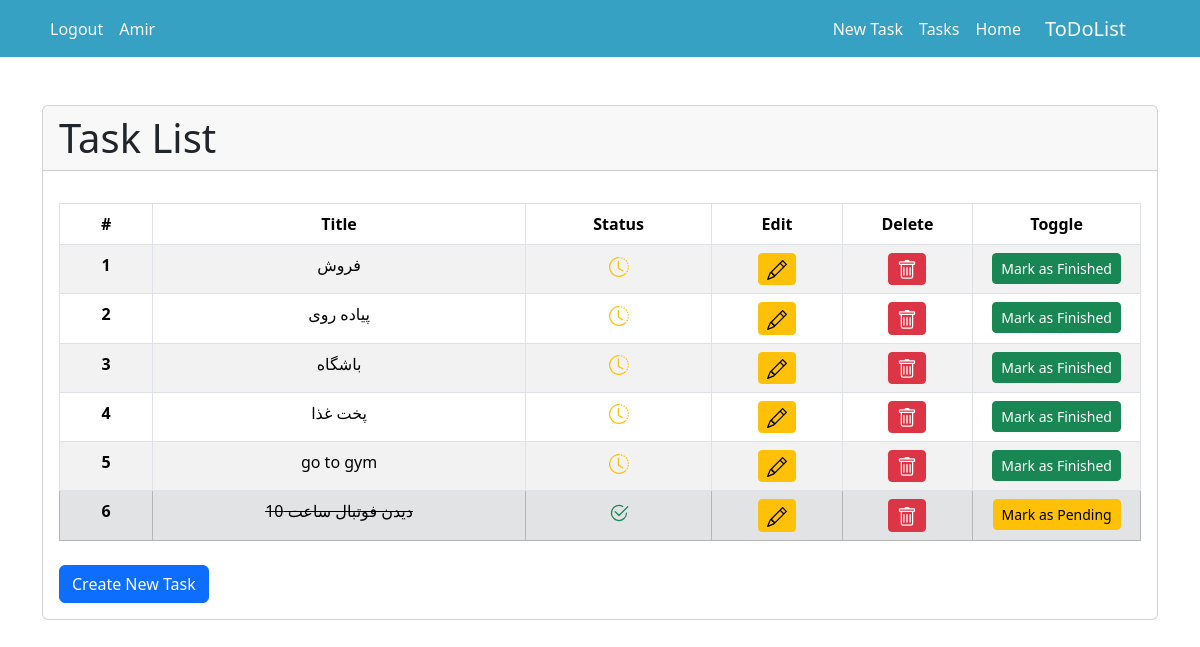
Page /tasks/ (signed in) on the earlier database version.
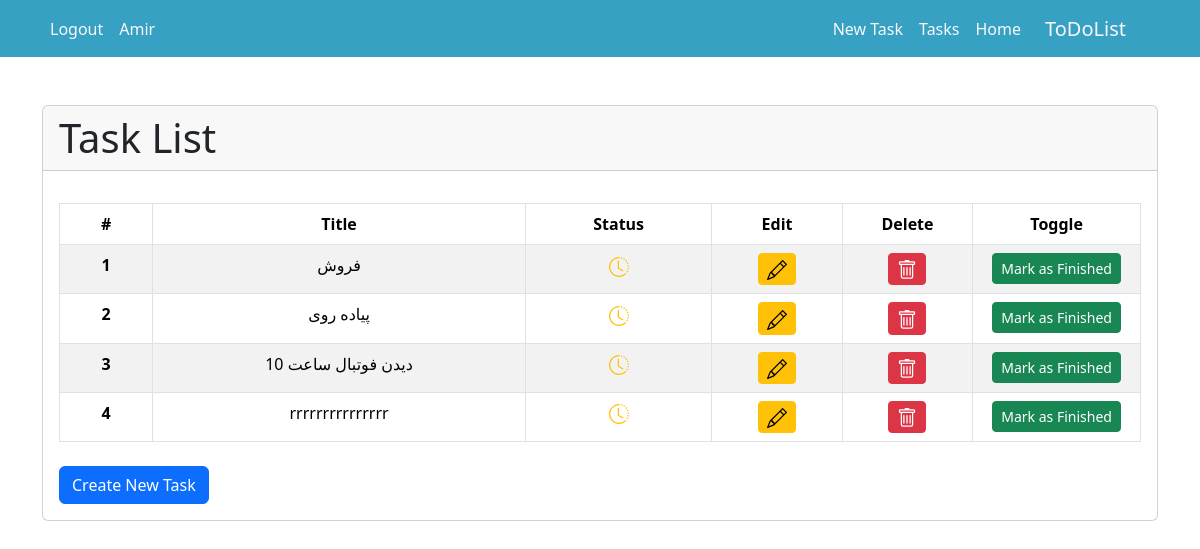
Same page on the later database version.
### accounts/models.py (models this page shows)
class CustomUser(AbstractUser):
    pass

### tasks/models.py (models this page shows, shortened)
class Task(models.Model):
    STATUS_CHOICES = (
        ('p', 'In Progress'),
        ('d', 'Done'),
    )
    user = models.ForeignKey(get_user_model(), on_delete=models.CASCADE)
    title = models.CharField(max_length=600)
    status = models.CharField(choices=STATUS_CHOICES, max_length=1, default=STATUS_CHOICES[0][0])
    datetime_created = models.DateTimeField(auto_now_add=True)
    datetime_modified = models.DateTimeField(auto_now=True)

### tasks/views.py (the view)
# urls.py: path('tasks/', task_list_view, name='task_list'),
@login_required
def task_list_view(request):
    tasks = Task.objects.filter(user=request.user).order_by('-status')
    return render(request, 'tasks/task_list.html', context={
        'tasks': tasks,
    })

### tasks/templates/tasks/task_list.html (shortened to what this page needs)
{% extends '_base.html' %}
{% block content %}
    <div class="container mt-5">
        <div class="card">
            <div class="card-header">
                <h1 class="mb-0">Task List</h1>
            </div>
            <div class="card-body mt-3">
                <table class="table table-striped table-bordered table-responsive-lg text-center">
                    <thead>
                        <tr>
                            <th scope="col" style="width: 50px;">#</th>
                            <th scope="col" style="width: 200px;">Title</th>
                            <th scope="col" style="width: 100px;">Status</th>
                            <th scope="col" style="width: 70px;">Edit</th>
                            <th scope="col" style="width: 70px;">Delete</th>
                            <th scope="col" style="width: 70px;">Toggle</th>
                        </tr>
                    </thead>
                    <tbody>
                        {% for task in tasks %}
                            <tr {% if task.status != 'p' %}class="table-secondary"{% endif %}>
                                <th scope="row">{{ forloop.counter }}</th>
                                <td {% if task.status != 'p' %}style="text-decoration: line-through;"{% endif %}>{{ task.title }}</td>
                                <td>
                                    {% if task.status == 'p' %}
                                        <span class="text-warning">
                                        </span>
                                    {% else %}
                                        <span class="text-success">
                                        </span>
                                    {% endif %}
                                </td>
                                <td>
                                    <a href="{% url 'task_update' task.id %}" class="btn btn-warning btn-sm">
                                    </a>
                                </td>
                                <td>
                                    <a href="{% url 'task_delete' task.id %}" class="btn btn-danger btn-sm">
                                    </a>
                                </td>
                                <td>
                                    {% if task.status == 'p' %}
                                        <a href="{% url 'task_finish' task.id %}" class="btn btn-success btn-sm">
                                            Mark as Finished
                                        </a>
                                    {% else %}
                                        <a href="{% url 'task_finish' task.id %}" class="btn btn-warning btn-sm">
                                            Mark as Pending
                                        </a>
                                    {% endif %}
                                </td>
                            </tr>
                        {% empty %}
                            <tr>
                                <td colspan="6" class="text-center">No tasks found</td>
                            </tr>
                        {% endfor %}
                    </tbody>
                </table>
                <div class="text-left mt-4">
                    <a href="{% url 'task_create' %}" class="btn btn-primary">Create New Task</a>
                </div>
            </div>
        </div>
    </div>
{% endblock content %}

### templates/_base.html (shortened to what this page needs)
{% load static %}
<!doctype html>
<html lang="en">
<head>
    <link href="https://cdn.jsdelivr.net/npm/bootstrap@5.3.3/dist/css/bootstrap.min.css" rel="stylesheet"
>
</head>
<body>
<nav class="navbar navbar-expand-lg" style="background-color: #36a1c2;" dir="rtl">
    <div class="container">
        <a class="navbar-brand mx-3  text-light" href="">ToDoList</a>
        <div class="collapse navbar-collapse" id="navbarNavAltMarkup">
            <div class="navbar-nav">
                <a class="nav-link active  text-light" aria-current="page"
                   href="">Home</a>
                <a class="nav-link active  text-light" href="{% url 'task_list' %}">Tasks</a>
                <a class="nav-link active  text-light" href="{% url 'task_create' %}">New Task</a>
            </div>
        </div>
        {% if user.is_authenticated %}
            <div class="navbar-nav">
                <a class="nav-link active text-light">{{ user.username|capfirst }}</a>
                <a class="nav-link active  text-light text-decoration-none"
                   href="{% url 'account_logout' %}">Logout</a>
            </div>
        {% endif %}
    </div>
</nav>
{% block content %}
{% endblock content %}
</body>
</html>

Differences in the rows shown:
removed Task: title "باشگاه", status "p" (drawn)
removed Task: title "پخت غذا", status "p" (drawn)
removed Task: title "go to gym", status "p" (drawn)
changed Task "دیدن فوتبال ساعت 10": status "Mark as Pending" → "Mark as Finished"
added Task: title "rrrrrrrrrrrrrrr", status "p" (drawn)
